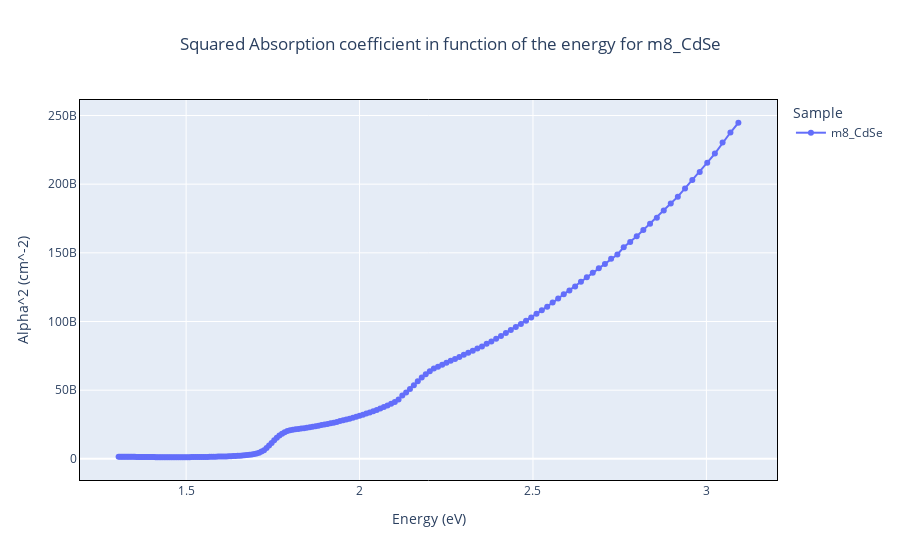
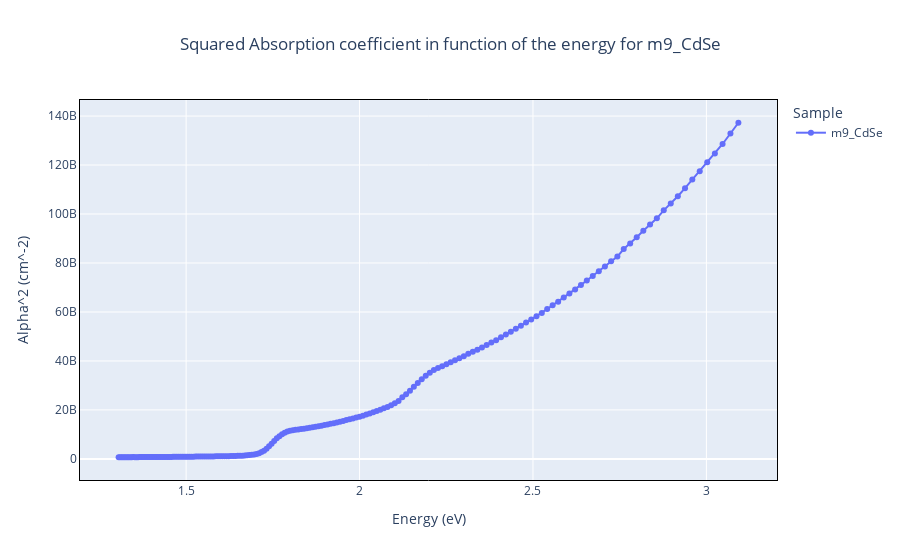
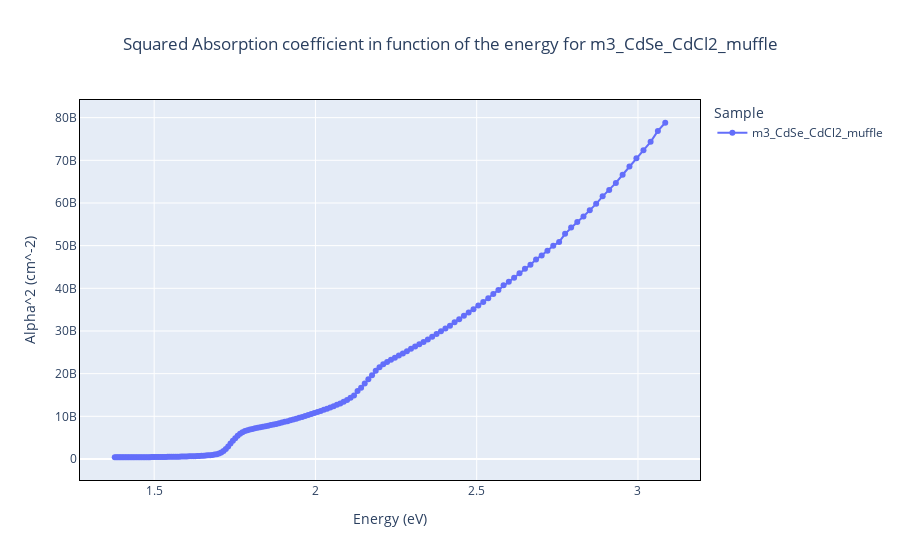
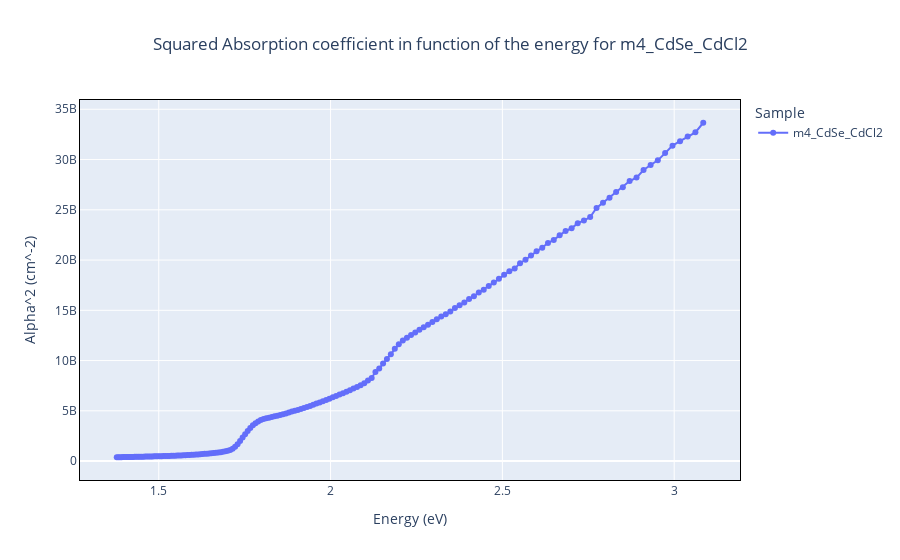

Notebook source saved alongside these figures, in order:
### Markdown cell above
#### Looking for the region with linear behaviour

### Code cell
for x, y in energy_abs.items():
    working_with = y["Sample"].loc[y.index[0]]
    linb_fig = px.line(
        energy_abs[x],
        x=y["Energy (eV)"],
        y=y["Alpha^2 (cm^-2)"],
        markers=True,
        color=y["Sample"],
        title=f"Squared Absorption coefficient in function of the energy for {working_with}"
    )

    linb_fig.update_layout(title_x=0.5)
    linb_fig.update_xaxes(linecolor="black", mirror=True)
    linb_fig.update_yaxes(linecolor="black", mirror=True)
    linb_fig.show()

### Figure 1 — Plotly figure (JSON) as saved in the notebook; plotly's stock layout.template omitted (floating-point values rounded to 4 significant figures; data arrays with more than 128 entries replaced by an {"elided": "..."} marker saying what was removed)
{"data": [{"hovertemplate": "Sample=m8_CdSe<br>Energy (eV)=%{x}<br>Alpha^2 (cm^-2)=%{y}<extra></extra>", "legendgroup": "m8_CdSe", "line": {"color": "#636efa", "dash": "solid"}, "marker": {"symbol": "circle"}, "mode": "lines+markers", "name": "m8_CdSe", "orientation": "v", "showlegend": true, "type": "scatter", "x": {"elided": "184 float values"}, "xaxis": "x", "y": {"elided": "184 float values"}, "yaxis": "y"}], "layout": {"legend": {"title": {"text": "Sample"}, "tracegroupgap": 0}, "title": {"text": "Squared Absorption coefficient in function of the energy for m8_CdSe", "x": 0.5}, "xaxis": {"anchor": "y", "domain": [0, 1], "linecolor": "black", "mirror": true, "title": {"text": "Energy (eV)"}}, "yaxis": {"anchor": "x", "domain": [0, 1], "linecolor": "black", "mirror": true, "title": {"text": "Alpha^2 (cm^-2)"}}}}

### Figure 2 — Plotly figure (JSON) as saved in the notebook; plotly's stock layout.template omitted (floating-point values rounded to 4 significant figures; data arrays with more than 128 entries replaced by an {"elided": "..."} marker saying what was removed)
{"data": [{"hovertemplate": "Sample=m9_CdSe<br>Energy (eV)=%{x}<br>Alpha^2 (cm^-2)=%{y}<extra></extra>", "legendgroup": "m9_CdSe", "line": {"color": "#636efa", "dash": "solid"}, "marker": {"symbol": "circle"}, "mode": "lines+markers", "name": "m9_CdSe", "orientation": "v", "showlegend": true, "type": "scatter", "x": {"elided": "184 float values"}, "xaxis": "x", "y": {"elided": "184 float values"}, "yaxis": "y"}], "layout": {"legend": {"title": {"text": "Sample"}, "tracegroupgap": 0}, "title": {"text": "Squared Absorption coefficient in function of the energy for m9_CdSe", "x": 0.5}, "xaxis": {"anchor": "y", "domain": [0, 1], "linecolor": "black", "mirror": true, "title": {"text": "Energy (eV)"}}, "yaxis": {"anchor": "x", "domain": [0, 1], "linecolor": "black", "mirror": true, "title": {"text": "Alpha^2 (cm^-2)"}}}}

### Figure 3 — Plotly figure (JSON) as saved in the notebook; plotly's stock layout.template omitted (floating-point values rounded to 4 significant figures; data arrays with more than 128 entries replaced by an {"elided": "..."} marker saying what was removed)
{"data": [{"hovertemplate": "Sample=m3_CdSe_CdCl2_muffle<br>Energy (eV)=%{x}<br>Alpha^2 (cm^-2)=%{y}<extra></extra>", "legendgroup": "m3_CdSe_CdCl2_muffle", "line": {"color": "#636efa", "dash": "solid"}, "marker": {"symbol": "circle"}, "mode": "lines+markers", "name": "m3_CdSe_CdCl2_muffle", "orientation": "v", "showlegend": true, "type": "scatter", "x": {"elided": "167 float values"}, "xaxis": "x", "y": {"elided": "167 float values"}, "yaxis": "y"}], "layout": {"legend": {"title": {"text": "Sample"}, "tracegroupgap": 0}, "title": {"text": "Squared Absorption coefficient in function of the energy for m3_CdSe_CdCl2_muffle", "x": 0.5}, "xaxis": {"anchor": "y", "domain": [0, 1], "linecolor": "black", "mirror": true, "title": {"text": "Energy (eV)"}}, "yaxis": {"anchor": "x", "domain": [0, 1], "linecolor": "black", "mirror": true, "title": {"text": "Alpha^2 (cm^-2)"}}}}

### Figure 4 — Plotly figure (JSON) as saved in the notebook; plotly's stock layout.template omitted (floating-point values rounded to 4 significant figures; data arrays with more than 128 entries replaced by an {"elided": "..."} marker saying what was removed)
{"data": [{"hovertemplate": "Sample=m4_CdSe_CdCl2<br>Energy (eV)=%{x}<br>Alpha^2 (cm^-2)=%{y}<extra></extra>", "legendgroup": "m4_CdSe_CdCl2", "line": {"color": "#636efa", "dash": "solid"}, "marker": {"symbol": "circle"}, "mode": "lines+markers", "name": "m4_CdSe_CdCl2", "orientation": "v", "showlegend": true, "type": "scatter", "x": {"elided": "167 float values"}, "xaxis": "x", "y": {"elided": "167 float values"}, "yaxis": "y"}], "layout": {"legend": {"title": {"text": "Sample"}, "tracegroupgap": 0}, "title": {"text": "Squared Absorption coefficient in function of the energy for m4_CdSe_CdCl2", "x": 0.5}, "xaxis": {"anchor": "y", "domain": [0, 1], "linecolor": "black", "mirror": true, "title": {"text": "Energy (eV)"}}, "yaxis": {"anchor": "x", "domain": [0, 1], "linecolor": "black", "mirror": true, "title": {"text": "Alpha^2 (cm^-2)"}}}}
